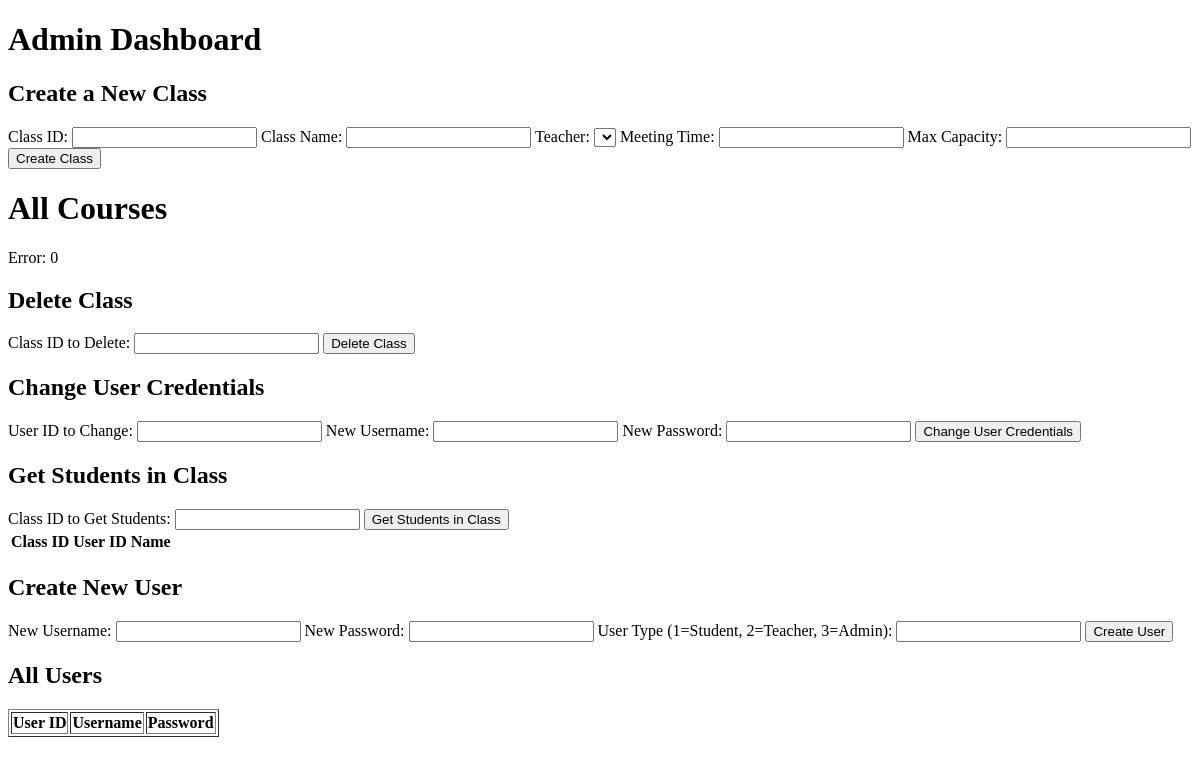
The app's page /admin, older data.
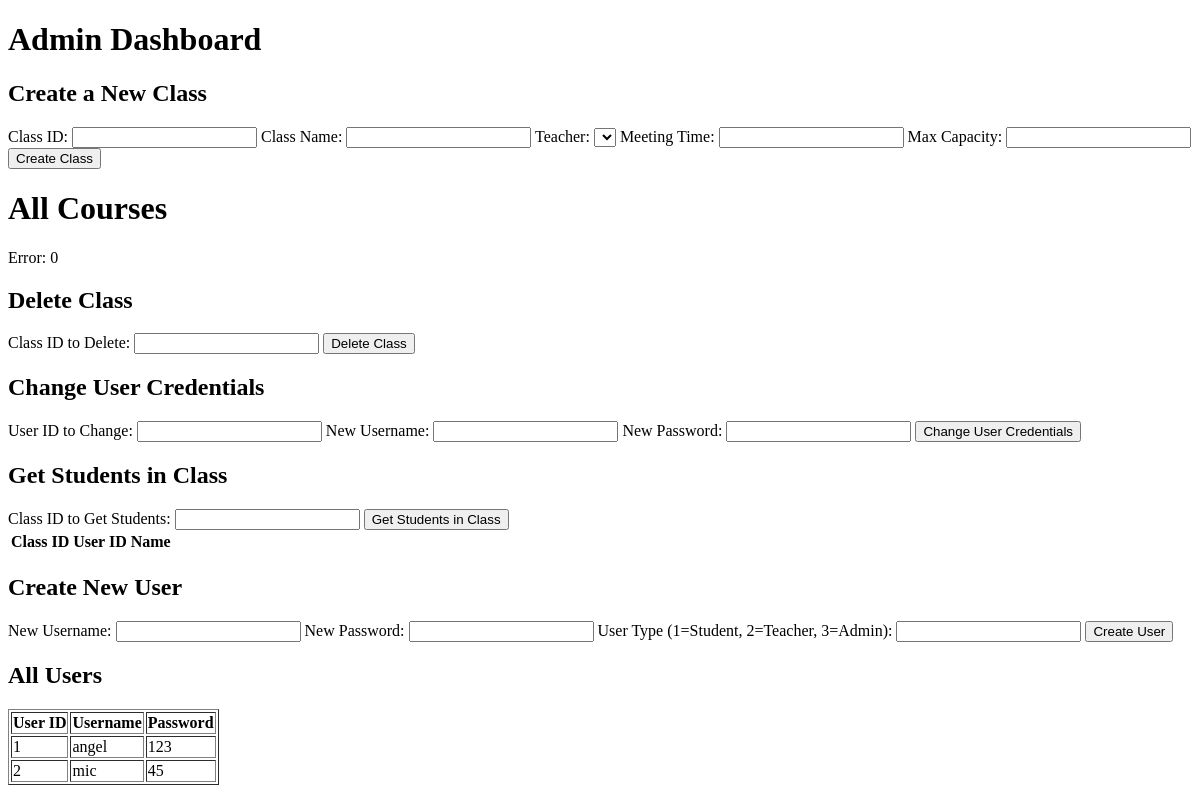
The same page, newer data.
### app.py (models this page shows, shortened)
class Users(db.Model, UserMixin):
    UserId = db.Column(db.Integer, primary_key=True)
    FirstLastName = db.Column(db.String(80), unique=True, nullable=False)
    Password = db.Column(db.String(120), nullable=False)
    Type = db.Column(db.Integer, nullable=False, default=1)  # Student, Teacher, Admin

### app.py (the view)
@app.route('/admin')
def admin():
    all_users = Users.query.all()
    return render_template('admin.html', all_users=all_users)

### templates/admin.html (shortened to what this page needs)
<!DOCTYPE html>
<html lang="en">
<head>
</head>
<body>
    <h1>Admin Dashboard</h1>
    <h2>Create a New Class</h2>
    <form onsubmit="return createClass()" id="createClassForm">
        <label for="class_id">Class ID:</label>
        <input type="text" name="class_id" required>
        <label for="class_name">Class Name:</label>
        <input type="text" name="class_name" required>
        <label for="teacher_id">Teacher:</label>
        <select name="teacher_id" id="teacherDropdown" required>
        </select>
        <label for="meetingTime">Meeting Time:</label>
        <input type="text" name="meetingTime" required>
        <label for="max_capacity">Max Capacity:</label>
        <input type="number" name="max_capacity" required>
        <button type="submit">Create Class</button>
    </form>
        <body onload="openAllCourses()">
            <h1>All Courses</h1>
            <div id="resultAllCourses">
            </div>
        </body>
        <body>
            <h2>Delete Class</h2>
            <form onsubmit="return deleteClass()" id="deleteClassForm">
                <label for="class_id_to_delete">Class ID to Delete:</label>
                <input type="text" name="class_id_to_delete" required>
                <button type="submit">Delete Class</button>
            </form>
<h2>Change User Credentials</h2>
<form onsubmit="return changeUserCredentials()" id="changeUserCredentialsForm">
    <label for="user_id_to_change">User ID to Change:</label>
    <input type="text" name="user_id_to_change" required>
    <label for="new_username">New Username:</label>
    <input type="text" name="new_username">
    <label for="new_password">New Password:</label>
    <input type="password" name="new_password">
    <button type="submit">Change User Credentials</button>
</form>
            <h2>Get Students in Class</h2>
                <label for="class_id_to_get_students">Class ID to Get Students:</label>
                <input type="text" name="class_id_to_get_students" required id="classID">
                <button onclick="getStudentsInClass()">Get Students in Class</button>
            <div id="resultGetStudentsInClass">
                <table id="studentTable">
                    <thead>
                        <tr>
                            <th>Class ID</th>
                            <th>User ID</th>
                            <th>Name</th>
                        </tr>
                    </thead>
                </table>
            </div>
        </body>
<h2>Create New User</h2>
<form onsubmit="return createUser()" id="createUserForm">
    <label for="new_username">New Username:</label>
    <input type="text" name="new_username" required>
    <label for="new_password">New Password:</label>
    <input type="password" name="new_password" required>
    <label for="user_type">User Type (1=Student, 2=Teacher, 3=Admin):</label>
    <input type="number" name="user_type" required>
    <button type="submit">Create User</button>
</form>
    <h2>All Users</h2>
    <table border="1">
        <tr>
            <th>User ID</th>
            <th>Username</th>
            <th>Password</th>
        </tr>
        {% for user in all_users %}
            <tr>
                <td>{{ user.UserId }}</td>
                <td>{{ user.FirstLastName }}</td>
                <td>{{ user.Password }}</td>
            </tr>
        {% endfor %}
    </table>
</html>

Row changes from the older to the newer data that the page shows:
added Users: UserId "1", FirstLastName "angel", Password "123"
added Users: UserId "2", FirstLastName "mic", Password "45"
